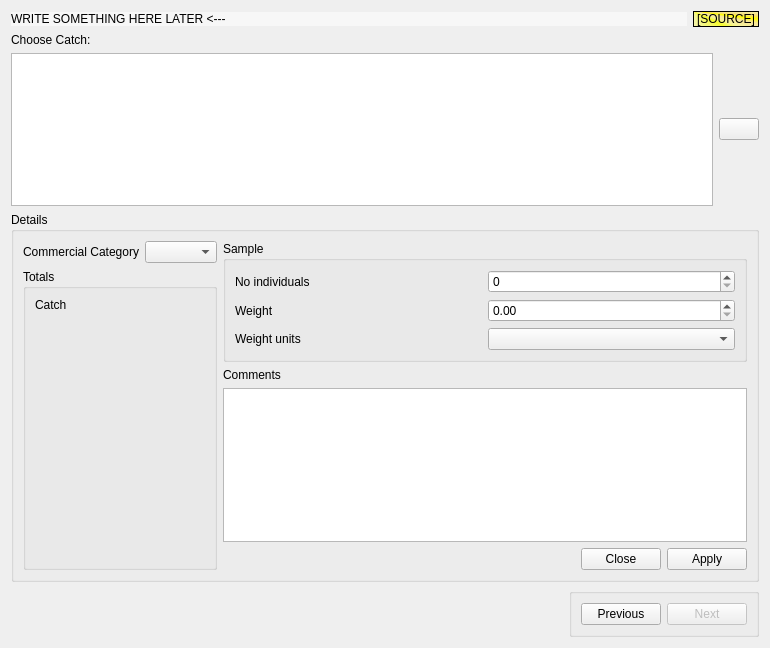
<?xml version="1.0" encoding="UTF-8"?>
<ui version="4.0">
 <class>FrmCatch</class>
 <widget class="QWidget" name="FrmCatch">
  <property name="geometry">
   <rect>
    <x>0</x>
    <y>0</y>
    <width>770</width>
    <height>648</height>
   </rect>
  </property>
  <property name="windowTitle">
   <string>Form</string>
  </property>
  <layout class="QVBoxLayout" name="verticalLayout_4">
   <item>
    <layout class="QHBoxLayout" name="horizontalLayout_5">
     <item>
      <widget class="QLabel" name="lbHeader">
       <property name="sizePolicy">
        <sizepolicy hsizetype="Preferred" vsizetype="Fixed">
         <horstretch>0</horstretch>
         <verstretch>0</verstretch>
        </sizepolicy>
       </property>
       <property name="styleSheet">
        <string notr="true">background-color:rgb(247, 247, 247)</string>
       </property>
       <property name="text">
        <string>WRITE SOMETHING HERE LATER &lt;---</string>
       </property>
      </widget>
     </item>
     <item>
      <widget class="QLabel" name="lbSource">
       <property name="sizePolicy">
        <sizepolicy hsizetype="Fixed" vsizetype="Preferred">
         <horstretch>0</horstretch>
         <verstretch>0</verstretch>
        </sizepolicy>
       </property>
       <property name="styleSheet">
        <string notr="true">background-color: qconicalgradient(cx:0, cy:0, angle:135, stop:0 rgba(220, 220, 220, 69), stop:0.375 rgba(255, 255, 0, 69), stop:0.423533 rgba(251, 255, 0, 145), stop:0.45 rgba(247, 255, 0, 208), stop:0.477581 rgba(255, 244, 71, 130), stop:0.518717 rgba(255, 218, 71, 130), stop:0.55 rgba(255, 255, 0, 255), stop:0.57754 rgba(255, 203, 0, 130), stop:0.625 rgba(255, 255, 0, 69), stop:1 rgba(255, 255, 0, 69));
font: 75 10pt &quot;Fixedsys&quot;;</string>
       </property>
       <property name="frameShape">
        <enum>QFrame::StyledPanel</enum>
       </property>
       <property name="frameShadow">
        <enum>QFrame::Raised</enum>
       </property>
       <property name="text">
        <string>[SOURCE]</string>
       </property>
       <property name="scaledContents">
        <bool>true</bool>
       </property>
      </widget>
     </item>
    </layout>
   </item>
   <item>
    <widget class="QLabel" name="label_23">
     <property name="text">
      <string>Choose Catch:</string>
     </property>
     <property name="buddy">
      <cstring>tableView</cstring>
     </property>
    </widget>
   </item>
   <item>
    <layout class="QHBoxLayout" name="horizontalLayout_4">
     <item>
      <widget class="QTableView" name="tableView">
       <property name="sizePolicy">
        <sizepolicy hsizetype="Expanding" vsizetype="Expanding">
         <horstretch>0</horstretch>
         <verstretch>0</verstretch>
        </sizepolicy>
       </property>
       <property name="toolTip">
        <string>Choose sampled catch (or create a new one)</string>
       </property>
       <property name="statusTip">
        <string>Choose sampled catch (or create a new one)</string>
       </property>
       <property name="whatsThis">
        <string>In this widget we can choose a sampled catch, or create a new one</string>
       </property>
      </widget>
     </item>
     <item>
      <widget class="QPushButton" name="pushNew">
       <property name="toolTip">
        <string>Create new record</string>
       </property>
       <property name="statusTip">
        <string>Create new record</string>
       </property>
       <property name="whatsThis">
        <string>Creates new record</string>
       </property>
       <property name="text">
        <string/>
       </property>
       <property name="icon">
        <iconset resource="app_new.qrc">
         <normaloff>:/app_new/filenew.png</normaloff>:/app_new/filenew.png</iconset>
       </property>
      </widget>
     </item>
    </layout>
   </item>
   <item>
    <widget class="QGroupBox" name="groupDetails">
     <property name="sizePolicy">
      <sizepolicy hsizetype="Preferred" vsizetype="Preferred">
       <horstretch>0</horstretch>
       <verstretch>0</verstretch>
      </sizepolicy>
     </property>
     <property name="title">
      <string>Details</string>
     </property>
     <layout class="QHBoxLayout" name="horizontalLayout_3">
      <item>
       <layout class="QVBoxLayout" name="verticalLayout_3">
        <item>
         <layout class="QHBoxLayout" name="horizontalLayout_2">
          <item>
           <widget class="QLabel" name="label_4">
            <property name="text">
             <string>Commercial Category</string>
            </property>
            <property name="alignment">
             <set>Qt::AlignRight|Qt::AlignTrailing|Qt::AlignVCenter</set>
            </property>
            <property name="buddy">
             <cstring>cmbCategory</cstring>
            </property>
           </widget>
          </item>
          <item>
           <widget class="QComboBox" name="cmbCategory">
            <property name="toolTip">
             <string>Choose commercial category for this catch</string>
            </property>
            <property name="statusTip">
             <string>Choose commercial category for this catch</string>
            </property>
            <property name="whatsThis">
             <string>Choose commercial category for this catch</string>
            </property>
            <property name="editable">
             <bool>false</bool>
            </property>
           </widget>
          </item>
         </layout>
        </item>
        <item>
         <widget class="QGroupBox" name="groupCatch">
          <property name="title">
           <string>Totals</string>
          </property>
          <layout class="QVBoxLayout" name="verticalLayout">
           <item>
            <widget class="QLabel" name="label_9">
             <property name="text">
              <string>Catch</string>
             </property>
            </widget>
           </item>
           <item>
            <widget class="CatchInputCtrl" name="catchInputCtrl">
             <property name="sizePolicy">
              <sizepolicy hsizetype="Preferred" vsizetype="Expanding">
               <horstretch>0</horstretch>
               <verstretch>0</verstretch>
              </sizepolicy>
             </property>
            </widget>
           </item>
          </layout>
         </widget>
        </item>
       </layout>
      </item>
      <item>
       <layout class="QVBoxLayout" name="verticalLayout_2">
        <item>
         <widget class="QGroupBox" name="groupGear">
          <property name="title">
           <string>Sample</string>
          </property>
          <layout class="QGridLayout" name="gridLayout">
           <item row="0" column="0">
            <widget class="QLabel" name="label_6">
             <property name="text">
              <string>No individuals</string>
             </property>
             <property name="alignment">
              <set>Qt::AlignLeading|Qt::AlignLeft|Qt::AlignVCenter</set>
             </property>
             <property name="buddy">
              <cstring>spinNoInd</cstring>
             </property>
            </widget>
           </item>
           <item row="0" column="1">
            <widget class="QSpinBox" name="spinNoInd">
             <property name="toolTip">
              <string>Number of individuals on the sample</string>
             </property>
             <property name="statusTip">
              <string>Number of individuals on the sample</string>
             </property>
             <property name="whatsThis">
              <string>Number of individuals on the sample</string>
             </property>
             <property name="maximum">
              <number>1000</number>
             </property>
            </widget>
           </item>
           <item row="1" column="0">
            <widget class="QLabel" name="label_7">
             <property name="text">
              <string>Weight</string>
             </property>
             <property name="alignment">
              <set>Qt::AlignLeading|Qt::AlignLeft|Qt::AlignVCenter</set>
             </property>
             <property name="buddy">
              <cstring>doubleSpinWeight</cstring>
             </property>
            </widget>
           </item>
           <item row="1" column="1">
            <widget class="QDoubleSpinBox" name="doubleSpinWeight">
             <property name="toolTip">
              <string>Weight per sampled individual</string>
             </property>
             <property name="statusTip">
              <string>Weight per sampled individual</string>
             </property>
             <property name="whatsThis">
              <string>Weight per sampled individual</string>
             </property>
             <property name="maximum">
              <double>10000000.000000000000000</double>
             </property>
            </widget>
           </item>
           <item row="2" column="0">
            <widget class="QLabel" name="label">
             <property name="text">
              <string>Weight units</string>
             </property>
             <property name="alignment">
              <set>Qt::AlignLeading|Qt::AlignLeft|Qt::AlignVCenter</set>
             </property>
             <property name="buddy">
              <cstring>cmbUnits</cstring>
             </property>
            </widget>
           </item>
           <item row="2" column="1">
            <widget class="QComboBox" name="cmbUnits">
             <property name="toolTip">
              <string>Choose weight units</string>
             </property>
             <property name="statusTip">
              <string>Choose weight units</string>
             </property>
             <property name="whatsThis">
              <string>Choose weight units</string>
             </property>
            </widget>
           </item>
          </layout>
         </widget>
        </item>
        <item>
         <widget class="QLabel" name="label_8">
          <property name="sizePolicy">
           <sizepolicy hsizetype="Preferred" vsizetype="Fixed">
            <horstretch>0</horstretch>
            <verstretch>0</verstretch>
           </sizepolicy>
          </property>
          <property name="text">
           <string>Comments</string>
          </property>
          <property name="alignment">
           <set>Qt::AlignLeading|Qt::AlignLeft|Qt::AlignVCenter</set>
          </property>
          <property name="buddy">
           <cstring>textComments</cstring>
          </property>
         </widget>
        </item>
        <item>
         <widget class="QPlainTextEdit" name="textComments">
          <property name="sizePolicy">
           <sizepolicy hsizetype="Expanding" vsizetype="Preferred">
            <horstretch>0</horstretch>
            <verstretch>0</verstretch>
           </sizepolicy>
          </property>
          <property name="toolTip">
           <string>Introduce your comments here</string>
          </property>
          <property name="statusTip">
           <string>Introduce your comments here</string>
          </property>
          <property name="whatsThis">
           <string>Introduce your comments here</string>
          </property>
         </widget>
        </item>
        <item>
         <layout class="QHBoxLayout" name="horizontalLayout">
          <item>
           <spacer name="horizontalSpacer">
            <property name="orientation">
             <enum>Qt::Horizontal</enum>
            </property>
            <property name="sizeHint" stdset="0">
             <size>
              <width>40</width>
              <height>20</height>
             </size>
            </property>
           </spacer>
          </item>
          <item>
           <widget class="QDialogButtonBox" name="buttonBox">
            <property name="standardButtons">
             <set>QDialogButtonBox::Apply|QDialogButtonBox::Close</set>
            </property>
           </widget>
          </item>
         </layout>
        </item>
       </layout>
      </item>
     </layout>
    </widget>
   </item>
   <item>
    <layout class="QHBoxLayout" name="horizontalLayout_16">
     <item>
      <spacer name="horizontalSpacer_2">
       <property name="orientation">
        <enum>Qt::Horizontal</enum>
       </property>
       <property name="sizeHint" stdset="0">
        <size>
         <width>548</width>
         <height>20</height>
        </size>
       </property>
      </spacer>
     </item>
     <item>
      <widget class="QGroupBox" name="groupBox_2">
       <property name="title">
        <string/>
       </property>
       <layout class="QHBoxLayout" name="horizontalLayout_10">
        <item>
         <widget class="QPushButton" name="pushPrevious">
          <property name="text">
           <string>Previous</string>
          </property>
          <property name="icon">
           <iconset resource="app_new.qrc">
            <normaloff>:/app_new/back.png</normaloff>:/app_new/back.png</iconset>
          </property>
         </widget>
        </item>
        <item>
         <widget class="QPushButton" name="pushNext">
          <property name="enabled">
           <bool>false</bool>
          </property>
          <property name="text">
           <string>Next</string>
          </property>
          <property name="icon">
           <iconset resource="app_new.qrc">
            <normaloff>:/app_new/forward.png</normaloff>:/app_new/forward.png</iconset>
          </property>
         </widget>
        </item>
       </layout>
      </widget>
     </item>
    </layout>
   </item>
  </layout>
 </widget>
 <customwidgets>
  <customwidget>
   <class>CatchInputCtrl</class>
   <extends>QWidget</extends>
   <header>catchinputctrl.h</header>
  </customwidget>
 </customwidgets>
 <tabstops>
  <tabstop>tableView</tabstop>
  <tabstop>pushNew</tabstop>
  <tabstop>cmbCategory</tabstop>
  <tabstop>spinNoInd</tabstop>
  <tabstop>doubleSpinWeight</tabstop>
  <tabstop>cmbUnits</tabstop>
  <tabstop>textComments</tabstop>
  <tabstop>buttonBox</tabstop>
  <tabstop>pushPrevious</tabstop>
  <tabstop>pushNext</tabstop>
 </tabstops>
 <resources>
  <include location="app_new.qrc"/>
 </resources>
 <connections>
  <connection>
   <sender>pushNew</sender>
   <signal>clicked()</signal>
   <receiver>FrmCatch</receiver>
   <slot>createRecord()</slot>
   <hints>
    <hint type="sourcelabel">
     <x>744</x>
     <y>135</y>
    </hint>
    <hint type="destinationlabel">
     <x>384</x>
     <y>323</y>
    </hint>
   </hints>
  </connection>
  <connection>
   <sender>tableView</sender>
   <signal>clicked(QModelIndex)</signal>
   <receiver>FrmCatch</receiver>
   <slot>previewRow(QModelIndex)</slot>
   <hints>
    <hint type="sourcelabel">
     <x>366</x>
     <y>135</y>
    </hint>
    <hint type="destinationlabel">
     <x>384</x>
     <y>323</y>
    </hint>
   </hints>
  </connection>
  <connection>
   <sender>buttonBox</sender>
   <signal>clicked(QAbstractButton*)</signal>
   <receiver>FrmCatch</receiver>
   <slot>onButtonClick(QAbstractButton*)</slot>
   <hints>
    <hint type="sourcelabel">
     <x>659</x>
     <y>558</y>
    </hint>
    <hint type="destinationlabel">
     <x>384</x>
     <y>323</y>
    </hint>
   </hints>
  </connection>
 </connections>
 <slots>
  <slot>createRecord()</slot>
  <slot>previewRow(QModelIndex)</slot>
  <slot>onButtonClick(QAbstractButton*)</slot>
 </slots>
</ui>
